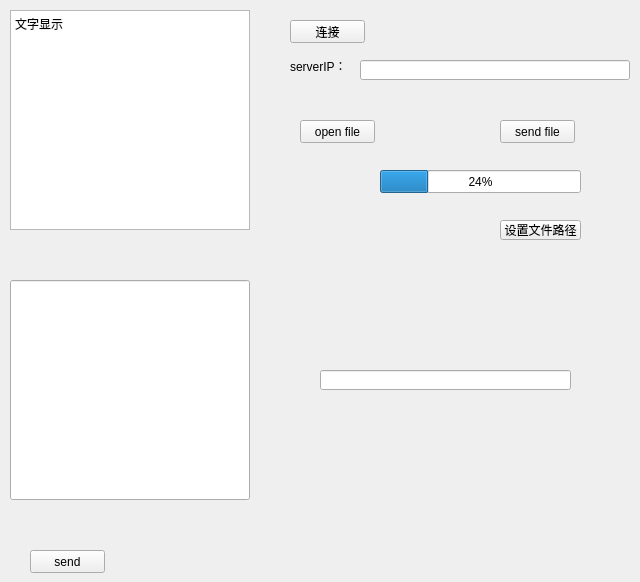
<?xml version="1.0" encoding="UTF-8"?>
<ui version="4.0">
 <class>client</class>
 <widget class="QWidget" name="client">
  <property name="geometry">
   <rect>
    <x>0</x>
    <y>0</y>
    <width>640</width>
    <height>582</height>
   </rect>
  </property>
  <property name="windowTitle">
   <string>Form</string>
  </property>
  <widget class="QTextEdit" name="textEdit">
   <property name="geometry">
    <rect>
     <x>10</x>
     <y>10</y>
     <width>240</width>
     <height>220</height>
    </rect>
   </property>
   <property name="html">
    <string>&lt;!DOCTYPE HTML PUBLIC &quot;-//W3C//DTD HTML 4.0//EN&quot; &quot;http://www.w3.org/TR/REC-html40/strict.dtd&quot;&gt;
&lt;html&gt;&lt;head&gt;&lt;meta name=&quot;qrichtext&quot; content=&quot;1&quot; /&gt;&lt;style type=&quot;text/css&quot;&gt;
p, li { white-space: pre-wrap; }
&lt;/style&gt;&lt;/head&gt;&lt;body style=&quot; font-family:'SimSun'; font-size:9pt; font-weight:400; font-style:normal;&quot;&gt;
&lt;p style=&quot; margin-top:0px; margin-bottom:0px; margin-left:0px; margin-right:0px; -qt-block-indent:0; text-indent:0px;&quot;&gt;文字显示&lt;/p&gt;&lt;/body&gt;&lt;/html&gt;</string>
   </property>
  </widget>
  <widget class="QLineEdit" name="lineEdit">
   <property name="geometry">
    <rect>
     <x>10</x>
     <y>280</y>
     <width>240</width>
     <height>220</height>
    </rect>
   </property>
  </widget>
  <widget class="QPushButton" name="pushButton_connect">
   <property name="geometry">
    <rect>
     <x>290</x>
     <y>20</y>
     <width>75</width>
     <height>23</height>
    </rect>
   </property>
   <property name="text">
    <string>连接</string>
   </property>
  </widget>
  <widget class="QLineEdit" name="lineEdit_filename">
   <property name="geometry">
    <rect>
     <x>320</x>
     <y>370</y>
     <width>251</width>
     <height>20</height>
    </rect>
   </property>
  </widget>
  <widget class="QProgressBar" name="progressBar">
   <property name="geometry">
    <rect>
     <x>380</x>
     <y>170</y>
     <width>201</width>
     <height>23</height>
    </rect>
   </property>
   <property name="value">
    <number>24</number>
   </property>
  </widget>
  <widget class="QPushButton" name="pushButton_openFile">
   <property name="geometry">
    <rect>
     <x>300</x>
     <y>120</y>
     <width>75</width>
     <height>23</height>
    </rect>
   </property>
   <property name="text">
    <string>open file</string>
   </property>
  </widget>
  <widget class="QPushButton" name="pushButton_sendFile">
   <property name="geometry">
    <rect>
     <x>500</x>
     <y>120</y>
     <width>75</width>
     <height>23</height>
    </rect>
   </property>
   <property name="text">
    <string>send file</string>
   </property>
  </widget>
  <widget class="QPushButton" name="pushButton_send">
   <property name="geometry">
    <rect>
     <x>30</x>
     <y>550</y>
     <width>75</width>
     <height>23</height>
    </rect>
   </property>
   <property name="text">
    <string>send</string>
   </property>
  </widget>
  <widget class="QToolButton" name="toolButton">
   <property name="geometry">
    <rect>
     <x>500</x>
     <y>220</y>
     <width>81</width>
     <height>20</height>
    </rect>
   </property>
   <property name="text">
    <string>设置文件路径</string>
   </property>
  </widget>
  <widget class="QLineEdit" name="IP">
   <property name="geometry">
    <rect>
     <x>360</x>
     <y>60</y>
     <width>270</width>
     <height>20</height>
    </rect>
   </property>
   <property name="text">
    <string/>
   </property>
  </widget>
  <widget class="QLabel" name="label">
   <property name="geometry">
    <rect>
     <x>290</x>
     <y>60</y>
     <width>54</width>
     <height>12</height>
    </rect>
   </property>
   <property name="text">
    <string>serverIP：</string>
   </property>
  </widget>
 </widget>
 <resources/>
 <connections/>
</ui>
